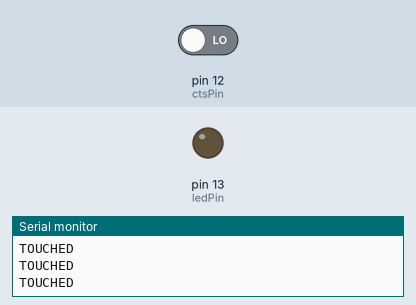
This sketch was run on a simulated Arduino Uno, built with avr-gcc and run on an emulated ATmega328P. Parts: output pins drawn as LEDs (lit = HIGH), the last lines printed to the serial monitor. Inputs (shaded band) come from the test bench; at power-on: pin 12 (ctsPin) LOW.

Above: at 1.8 s.
1.9 s: pin 12 (ctsPin) driven HIGH
At 3.1 s:
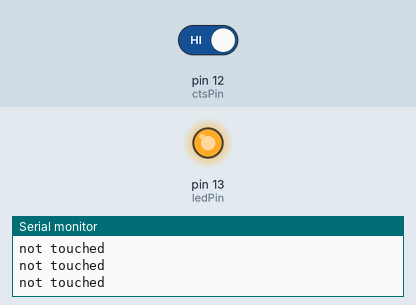
3.5 s: pin 12 (ctsPin) driven LOW
At 4.3 s:
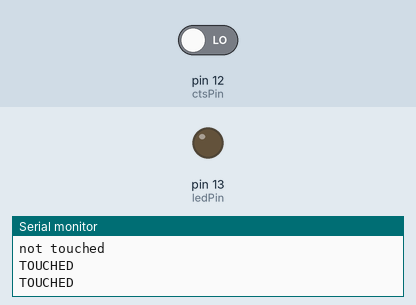
Timing chart, 0 to 6.5 s (numbered marks = the images above; inputs shaded):
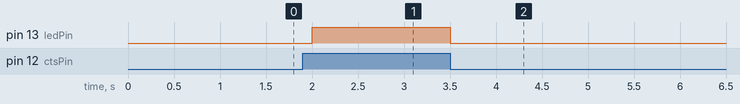

The sketch:

Touch.ino
```cpp
// (licence header left out)
const int ctsPin  = 12;
int ledPin = 13;
void setup() {
  Serial.begin(9600);
  pinMode(ledPin, OUTPUT);
  pinMode(ctsPin, INPUT);
}

void loop() {
  int ctsValue = digitalRead(ctsPin);
  if (ctsValue == HIGH){
    digitalWrite(ledPin, HIGH);
    Serial.println("not touched");
  }
  else{
    digitalWrite(ledPin,LOW);
    Serial.println("TOUCHED");
  }
  delay(500);

}
```

Measured:
- after the input at 1.9 s, pin 13 (ledPin): LOW → HIGH after 0.10 s
- after the input at 3.5 s, pin 13 (ledPin): HIGH → LOW at once
